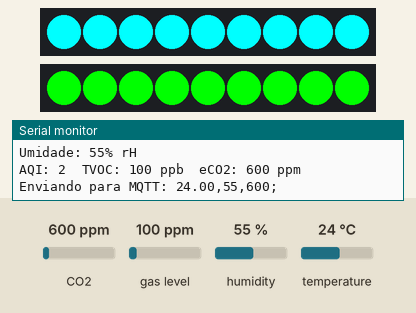
Bench run of a sketch on a simulated ESP32. Shown: 2 × 9 RGB LEDs in strip order, left to right, the last lines printed to the serial monitor. Inputs (shaded band) come from the test bench; at power-on: CO2 600 ppm, temperature 24 °C, gas level 100 ppm, humidity 55 %. WiFi joins after 1.5 s; servers stay silent unless stated; no MQTT or app messages arrive unless stated.

Above: at 3.2 s.
3.3 s: CO2 set to 452 ppm
At 8.0 s:
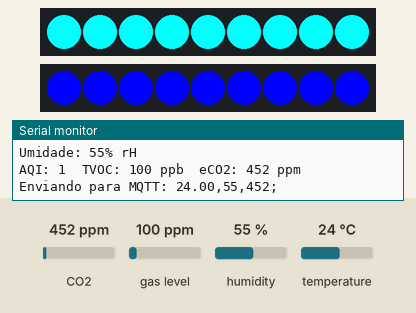
9.0 s: temperature set to 20.6 °C
14.7 s: temperature set to 19.5 °C
At 18.4 s:
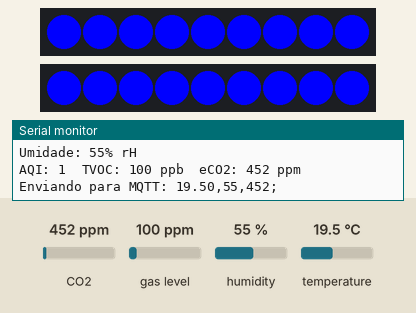
20.4 s: CO2 set to 1050 ppm
At 23.0 s:
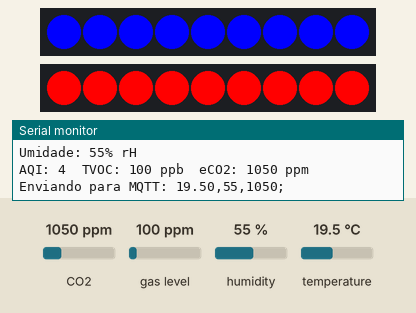
26.1 s: CO2 set to 1700 ppm
At 28.8 s:
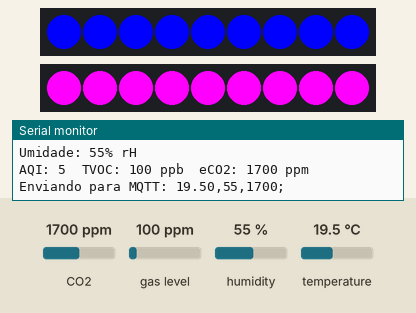
31.8 s: temperature set to 28 °C
At 33.4 s:
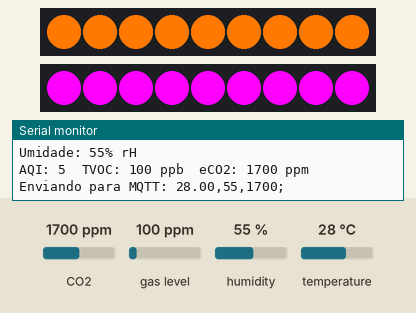
Timing chart, 0 to 34.9 s (numbered marks = the images above; inputs shaded):
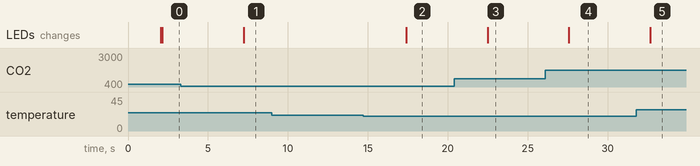

Measured:
- the behaviour switches between 20 and 19.9 °C on temperature (found by bisection; images 1 and 2)
- after the input at 3.3 s, the LEDs: change after 3.9 s (image 1)
- after the input at 14.7 s, the LEDs: change after 2.7 s (image 2)
- after the input at 20.4 s, the LEDs: change after 2.1 s (image 3)
- after the input at 26.1 s, the LEDs: change after 1.5 s (image 4)
- after the input at 31.8 s, the LEDs: change after 0.86 s (image 5)

The sketch:

esp32Ens160Fitas.ino
```cpp
#include <WiFi.h>
#include <PubSubClient.h>
#include <Wire.h>
#include <Adafruit_AHTX0.h>    // Biblioteca do sensor AHT21
#include "ScioSense_ENS160.h"  // Biblioteca do sensor ENS160
#include <Adafruit_NeoPixel.h>

#define PIN_LED_TEMP 25
#define PIN_LED_AQI 33
#define NUM_LEDS 9

Adafruit_NeoPixel stripTemp(NUM_LEDS, PIN_LED_TEMP, NEO_GRB + NEO_KHZ800);
Adafruit_NeoPixel stripAQI(NUM_LEDS, PIN_LED_AQI, NEO_GRB + NEO_KHZ800);

// Configuração do WiFi
const char* ssid = "RYANNE_AP106_2Ghz";
const char* password = "Norway106*";

// Configuração do MQTT
const char* mqttServer = "broker.hivemq.com";
const int mqttPort = 1883;
const char* mqttTopic = "pic1UFES/arbotec";

// Instâncias dos sensores
Adafruit_AHTX0 aht;
ScioSense_ENS160 ens160(ENS160_I2CADDR_1);

// Configuração do cliente MQTT
WiFiClient espClient;
PubSubClient client(espClient);

// Variáveis para armazenar leituras
float temperatura;
int umidade;
int eCO2, aqi, tvoc;

// Função para definir a cor dos LEDs da fita de temperatura
void setCorTemp(int r, int g, int b) {
  for (int i = 0; i < NUM_LEDS; i++) {
    stripTemp.setPixelColor(i, stripTemp.Color(r, g, b));
  }
  stripTemp.show();
}

// Função para definir a cor dos LEDs da fita de qualidade do ar
void setCorAQI(int r, int g, int b) {
  for (int i = 0; i < NUM_LEDS; i++) {
    stripAQI.setPixelColor(i, stripAQI.Color(r, g, b));
  }
  stripAQI.show();
}

void setup() {
  Serial.begin(115200);

  // Conectar ao WiFi
  WiFi.begin(ssid, password);
  Serial.print("Conectando ao WiFi...");
  while (WiFi.status() != WL_CONNECTED) {
    delay(1000);
    Serial.print(".");
  }
  Serial.println("\nWiFi conectado!");

  // Conectar ao MQTT
  client.setServer(mqttServer, mqttPort);
  while (!client.connected()) {
    Serial.print("Conectando ao MQTT...");
    if (client.connect("ESP32_Client")) {
      Serial.println("Conectado ao MQTT!");
    } else {
      Serial.print("Falha, código: ");
      Serial.println(client.state());
      delay(5000);
    }
  }

  // Inicializa as fitas LED
  stripTemp.begin();
  stripTemp.show();  // Inicializa os LEDs apagados
  stripAQI.begin();
  stripAQI.show();  // Inicializa os LEDs apagados

  // Inicializa o sensor AHT21
  if (!aht.begin()) {
    Serial.println("Erro ao detectar o AHT21! Verifique a conexão.");
    while (1);
  }

  // Inicializa o sensor ENS160
  if (!ens160.begin()) {
    Serial.println("Erro ao detectar o ENS160! Verifique a conexão.");
    while (1);
  }
  ens160.setMode(ENS160_OPMODE_STD); // Modo padrão de medição
}

void loop() {
  // Reconectar se necessário
  if (!client.connected()) {
    while (!client.connect("ESP32_Client")) {
      Serial.print("Reconectando ao MQTT...");
      delay(5000);
    }
  }

  // Leitura do sensor AHT21
  sensors_event_t humidityEvent, tempEvent;
  aht.getEvent(&humidityEvent, &tempEvent);
  temperatura = tempEvent.temperature;
  umidade = humidityEvent.relative_humidity;

  // Envia os dados ao ENS160 para melhorar a precisão
  ens160.set_envdata(temperatura, umidade);
  ens160.measure(true);

  // Captura os valores do ENS160
  aqi = ens160.getAQI();
  tvoc = ens160.getTVOC();
  eCO2 = ens160.geteCO2();

  // Exibe as leituras no monitor serial
  Serial.print("Temperatura: "); Serial.print(temperatura); Serial.println(" °C");
  Serial.print("Umidade: "); Serial.print(umidade); Serial.println("% rH");
  Serial.print("AQI: "); Serial.print(aqi); Serial.print("\t");
  Serial.print("TVOC: "); Serial.print(tvoc); Serial.print(" ppb\t");
  Serial.print("eCO2: "); Serial.print(eCO2); Serial.println(" ppm");

  // Monta a string no formato especificado
  String payload = String(temperatura) + "," + String(umidade) + "," + String(eCO2) + ";";// + String(tvoc) + "/" + String(aqi) + ";";
  Serial.println("Enviando para MQTT: " + payload);

  if (temperatura >= 35) {
    setCorTemp(255, 0, 0);  // Vermelho (muito quente)
  } else if (temperatura >= 30) {
    setCorTemp(255, 50, 0);  // Laranja (quente)
  } else if (temperatura >= 25) {
    setCorTemp(255, 120, 0);  // Amarelo (morno)
  } else if (temperatura >= 20) {
    setCorTemp(0, 255, 255);  // Azul claro (frio)
  } else {
    setCorTemp(0, 0, 255);  // Azul (muito frio)
  }

  // Define a cor da fita LED de qualidade do ar (AQI)
  if (aqi == 5) {
    setCorAQI(255, 0, 255);  // Roxo (muito ruim)
  } else if (aqi == 4) {
    setCorAQI(255, 0, 0);  // Vermelho (ruim)
  } else if (aqi == 3) {
    setCorAQI(255, 50, 0);  // Laranja (moderado)
  } else if (aqi == 2) {
    setCorAQI(0, 255, 0);  // Verde (bom)
  } else if (aqi == 1) {
    setCorAQI(0, 0, 255);  // Azul (muito bom)
  }


  // Publica os dados no MQTT
  client.publish(mqttTopic, payload.c_str());

  // Aguarda 5 segundos antes da próxima leitura
  delay(5000);
}
```
